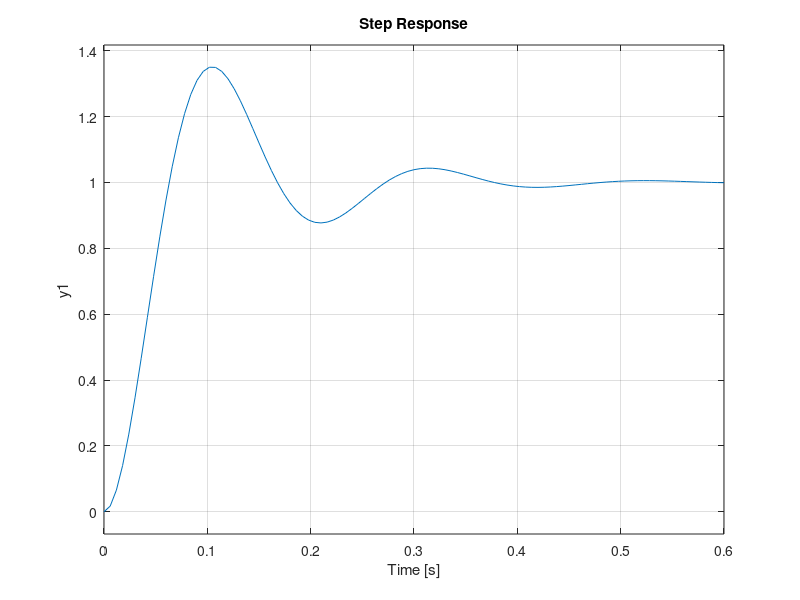
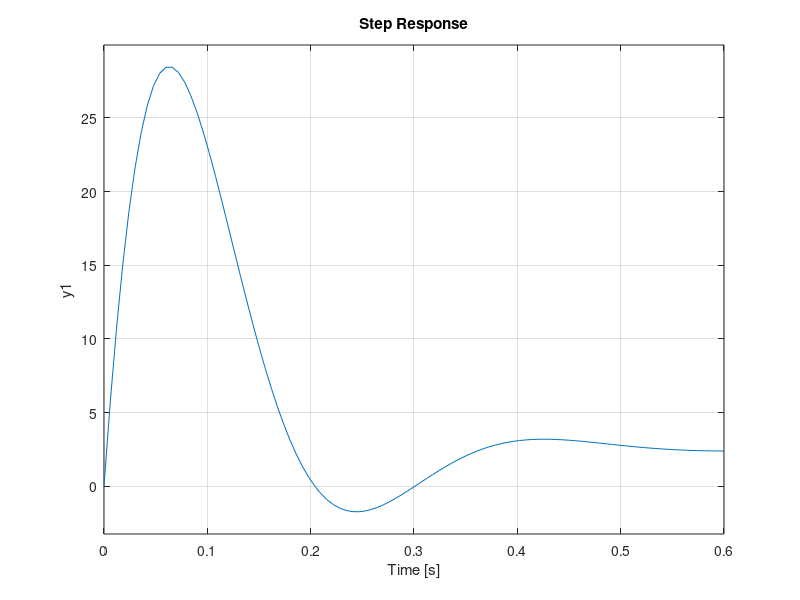
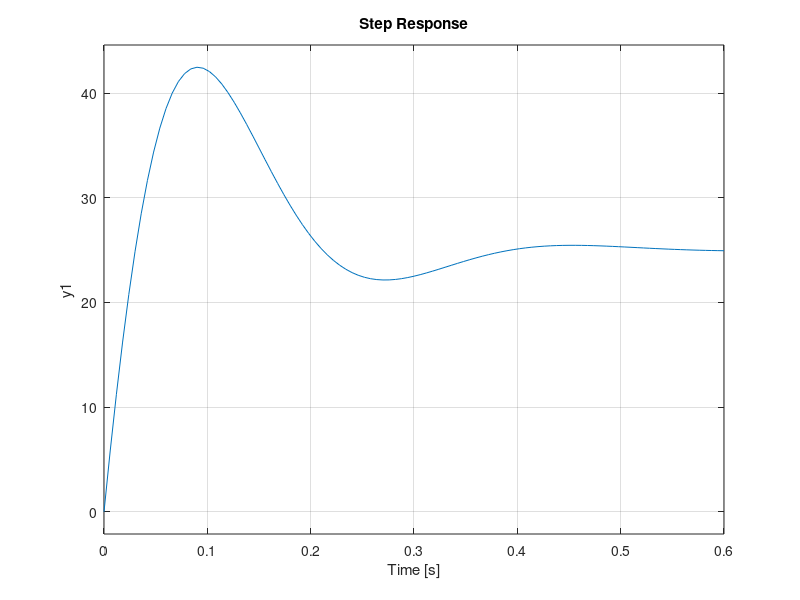
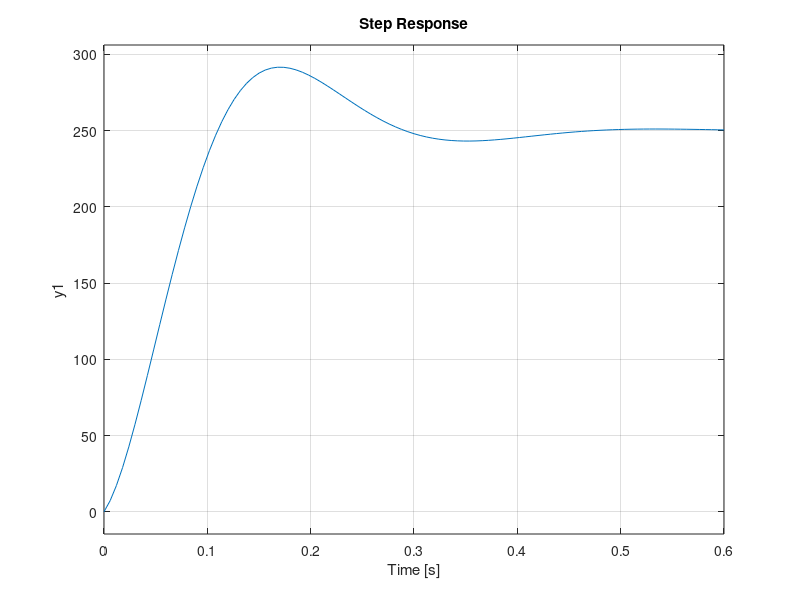

The MATLAB source for these figures, in order:
%%Time response of second order system
z=[];
p=[-10+30j -10-30j];
k=1000;
G=zpk(z,p,k);
figure(3);
step(G);
%%Addition of zero at -1
z=[-1];
p=[-10+30j -10-10j ];
k=1000;
G=zpk(z,p,k);
figure(4);
step(G)
%%Addition of zero at -10
z=[-10];
p=[-10+30j -10-10j ];
k=1000;
G=zpk(z,p,k);
figure(5);
step(G)
%%Addition of zero at -100
z=[-100];
p=[-10+30j -10-10j ];
k=1000;
G=zpk(z,p,k);
figure(6);
step(G)
